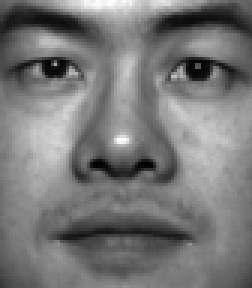
#> input picture assignment2/data/facial_images/01.pgm, 84 x 96 px (shown 3 times larger)
$ python main.py   (older library calls are emulated)
#> lines starting #> are read from the running program, lines starting #| are printed output that depends on the picture
### assignment2/problem1.py
import math
import os
import numpy as np
import matplotlib.pyplot as plt
import scipy.signal
from scipy.signal import convolve2d

def load_data(path):
    '''
    Load data from folder data, face images are in the folder facial_images, face features are in the folder facial_features.


    Args:
        path: path of folder data

    Returns:
        imgs: list of face images as numpy arrays
        feats: list of facial features as numpy arrays
    '''

    imgs = []
    feats = []

    #
    # TODO
    imgsdir = path + "/facial_images/"
    ftdir = path + "/facial_features/"
    imgsdirList = sorted(os.listdir(imgsdir))
    ftdirList = sorted(os.listdir(ftdir))
    for name in imgsdirList:
        imgs.append(plt.imread(imgsdir + name))

    for name in ftdirList:
        feats.append(plt.imread(ftdir + name))

    return imgs, feats

def gaussian_kernel(fsize, sigma):
    '''
    Define a Gaussian kernel

    Args:
        fsize: kernel size
        sigma: sigma of Gaussian kernel

    Returns:
        The Gaussian kernel
    '''
#> called with fsize = 5, sigma = 1.4

    #
    # TODO
    middle = fsize // 2
    kernel = np.zeros((fsize, fsize), dtype=np.float)
    for x in range(-middle, -middle + fsize):
        for y in range(-middle, -middle + fsize):
            kernel[x + middle, y+middle] =  1/ (2*sigma) *math.exp(-(x**2 + y**2) / (2 * sigma **2))

    return kernel/ kernel.sum()


def downsample_x2(x, factor=2):
    '''
    Downsampling an image by a factor of 2

    Args:
        x: image as numpy array (H * W)

    Returns:
        downsampled image as numpy array (H/2 * W/2)
    '''

    #
    # TODO
    #
    H, W = x.shape
    dH, dW = H//factor, W//factor   # downsampled size
    downsample = np.empty((dH, dW))
    for i in range(dH):
        for j in range(dW):
            downsample[i, j] = x[factor*i, factor*j]


    return downsample


def gaussian_pyramid(img, nlevels, fsize, sigma):
    '''
    A Gaussian pyramid is constructed by combining a Gaussian kernel and downsampling.
    Tips: use scipy.signal.convolve2d for filtering image.

    Args:
        img: face image as numpy array (H * W)
        nlevels: number of levels of Gaussian pyramid, in this assignment we will use 3 levels
        fsize: Gaussian kernel size, in this assignment we will define 5
        sigma: sigma of Gaussian kernel, in this assignment we will define 1.4

    Returns:
        GP: list of Gaussian downsampled images, it should be 3 * H * W
    '''
    GP = [img]

    #
    # TODO
    kernel = gaussian_kernel(fsize, sigma)
    for _ in range(nlevels-1):
        filtered = scipy.signal.convolve2d(img, kernel, mode="same")
        downsampled = downsample_x2(filtered, factor=2)
        img = downsampled
        GP.append(downsampled)

    return GP

# [60 lines left out: functions template_distance, sliding_window, not called in this run]


class Distance(object):

    # choice of the method
    METHODS = {1: 'Dot Product', 2: 'SSD Matching'}

    # choice of reasoning
    REASONING = {
        1: 'it is more computationally efficient',
        2: 'it is less sensitive to changes in brightness.',
        3: 'it is more robust to additive Gaussian noise',
        4: 'it can be implemented with convolution',
        5: 'All of the above are correct.'
    }

    # [51 lines left out: functions answer, find_matching_with_scale, not called in this run]

### assignment2/main.py
import matplotlib.pyplot as plt
import numpy as np

#
# Problem 1
#
import problem1 as p1

def problem1(fsize=5, nlevel=3, sigma=1.4):
    """Example code implementing the steps in Problem 1"""

    # show gaussian kernel
    gaussian_kernel = p1.gaussian_kernel(5, 1.4)
    plt.imshow(gaussian_kernel, cmap=plt.get_cmap('jet'), interpolation='nearest')
    plt.colorbar()
    plt.show()
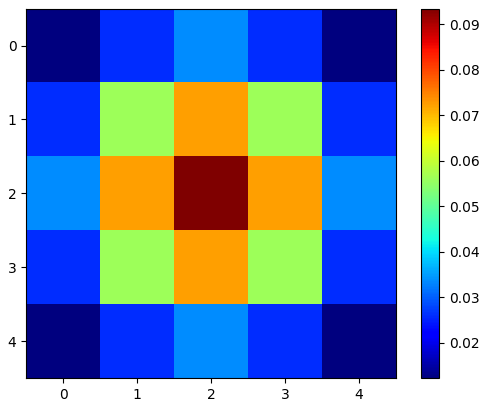
#> figure drawn by matplotlib, 2 panels

    # show downsample x2
    img_path = 'data/facial_images/01.pgm'
    img = plt.imread(img_path)
#> img is the input picture: shape (96, 84); min 1, max 255, mean 120
    new_img = p1.downsample_x2(img)
#> after the loop in downsample_x2, `for i in range(dH):`:
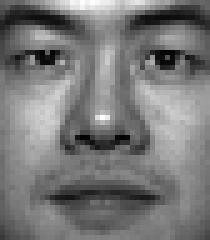
#> downsample: shape (48, 42) float64 (shown 5 times larger); min 1, max 255, mean 120.2
    plt.figure()
    plt.subplot(1, 2, 1)
    plt.imshow(img)
    plt.subplot(1, 2, 2)
    plt.imshow(new_img)
    plt.show()
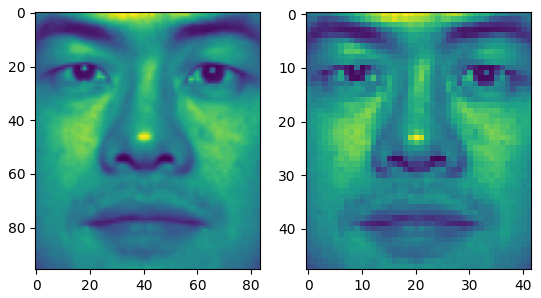
#> figure drawn by matplotlib, 2 panels

    # show gaussian pyramid
    GP = p1.gaussian_pyramid(img, 3, 5, 1.4)
#> the loop in gaussian_pyramid, `for _ in range(nlevels-1):` made 2 passes
#> pass 1, in gaussian_pyramid, `filtered = scipy.signal.convolve2d(img, kernel, mode="same")`:
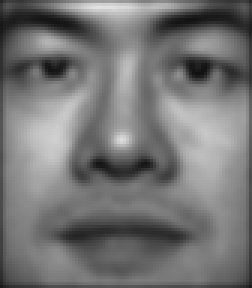
#> filtered: shape (96, 84) float64 (shown 3 times larger); min 17.89, max 225.6, mean 117.5
#> pass 1, in gaussian_pyramid, `downsampled = downsample_x2(filtered, factor=2)`:
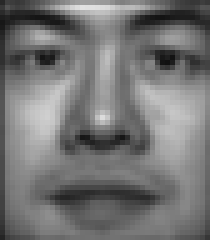
#> downsampled: shape (48, 42) float64 (shown 5 times larger); min 17.89, max 225.6, mean 117.7
#> pass 2, in gaussian_pyramid, `filtered = scipy.signal.convolve2d(img, kernel, mode="same")`:
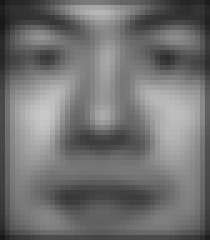
#> filtered: shape (48, 42) float64 (shown 5 times larger); min 24.21, max 200.4, mean 113.7
#> pass 2, in gaussian_pyramid, `downsampled = downsample_x2(filtered, factor=2)`:
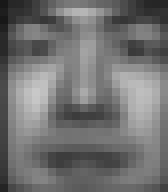
#> downsampled: shape (24, 21) float64 (shown 8 times larger); min 24.21, max 200, mean 113.7
#> after the loop in gaussian_pyramid, `for _ in range(nlevels-1):`: GP = 3 items
#> GP = 3 items
    plt.figure()
    for i, g in enumerate(GP):
        plt.subplot(1, 3, i+1)
        plt.imshow(g)
#> this loop made 3 passes
    plt.show()

    # finding matches
    root_dir = 'data'
    imgs, feats = p1.load_data(root_dir)
    # answers
    dist = p1.Distance()
    print(dist.answer())

    m = p1.find_matching_with_scale(imgs, feats)
    plt.figure()
    for i, g in enumerate(m):
        print(g[0])
        plt.subplot(1, 2, 1)
        plt.imshow(g[1])
        plt.subplot(1, 2, 2)
        plt.imshow(g[2])
        plt.show()

#
# Problem 2
#
import problem2 as p2
from utils import *

def problem2():
    """Example code implementing the steps in Problem 2"""

    # Task 1
    y, hw = p2.load_faces("./data/yale_faces")
    print("Loaded array: ", y.shape)

    # Using 2 random images for testing
    test_face2 = y[0, :]
    test_face = y[-1, :]
    show_images(np.stack([test_face, test_face2], 0), hw, (3, 1))

    # Task 3. compute PCA
    u, lmb = p2.compute_pca(y)

    # Tasks 4 and 5
    # percentiles of components
    ps = [0.5, 0.7, 0.8, 0.95]
    ims = []
    for i, p in enumerate(ps):
        b = p2.basis(u, lmb, p)
        ims.append(p2.project(test_face, b))

    show_images(np.stack(ims, 0), hw)

    # fix some basis
    b = p2.basis(u, lmb, 0.95)

    # Task 7. Image search
    top5 = p2.search(y, test_face, b, 5)
    show_images(top5, hw)

    # Taksk 8. Interpolation
    ints = p2.interpolate(test_face2, test_face, b, 5)
    show_images(ints, hw)

    plt.show()

if __name__ == "__main__":
#> (the run stopped early here; a loop or call above may not have finished)

$ run again, with assignment2/data/facial_images/04.pgm copied over assignment2/data/facial_images/01.pgm
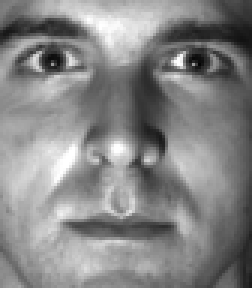
#> input picture assignment2/data/facial_images/04.pgm, 84 x 96 px (shown 3 times larger)
#> in problem1, img is the input picture: shape (96, 84); min 5, max 255, mean 134.1
#> in problem1, `plt.show()`:
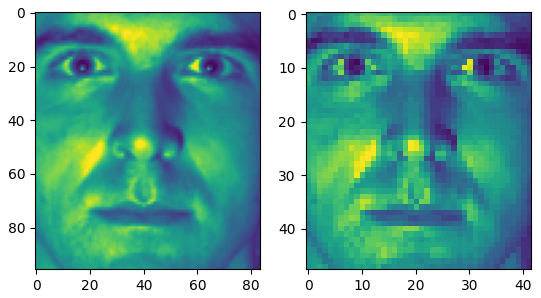
#> figure drawn by matplotlib, 2 panels
#> the loop in gaussian_pyramid, `for _ in range(nlevels-1):` made 2 passes
#> pass 2, in gaussian_pyramid, `downsampled = downsample_x2(filtered, factor=2)`:
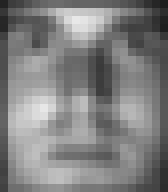
#> downsampled: shape (24, 21) float64 (shown 8 times larger); min 29.91, max 232.5, mean 128.5
#> after the loop in gaussian_pyramid, `for _ in range(nlevels-1):`: GP = 3 items
#> the loop in problem1, `for i, g in enumerate(GP):` made 3 passes

$ run again, with assignment2/data/facial_images/05.pgm copied over assignment2/data/facial_images/01.pgm
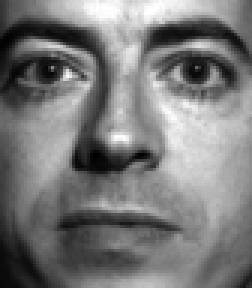
#> input picture assignment2/data/facial_images/05.pgm, 84 x 96 px (shown 3 times larger)
#> in problem1, img is the input picture: shape (96, 84); min 1, max 255, mean 121.6
#> in problem1, `plt.show()`:
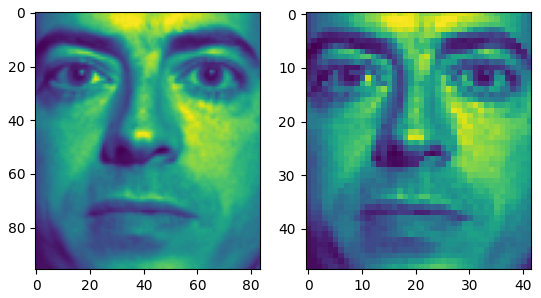
#> figure drawn by matplotlib, 2 panels
#> the loop in gaussian_pyramid, `for _ in range(nlevels-1):` made 2 passes
#> pass 2, in gaussian_pyramid, `downsampled = downsample_x2(filtered, factor=2)`:
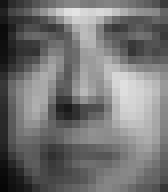
#> downsampled: shape (24, 21) float64 (shown 8 times larger); min 6.35, max 228, mean 115.3
#> after the loop in gaussian_pyramid, `for _ in range(nlevels-1):`: GP = 3 items
#> the loop in problem1, `for i, g in enumerate(GP):` made 3 passes
